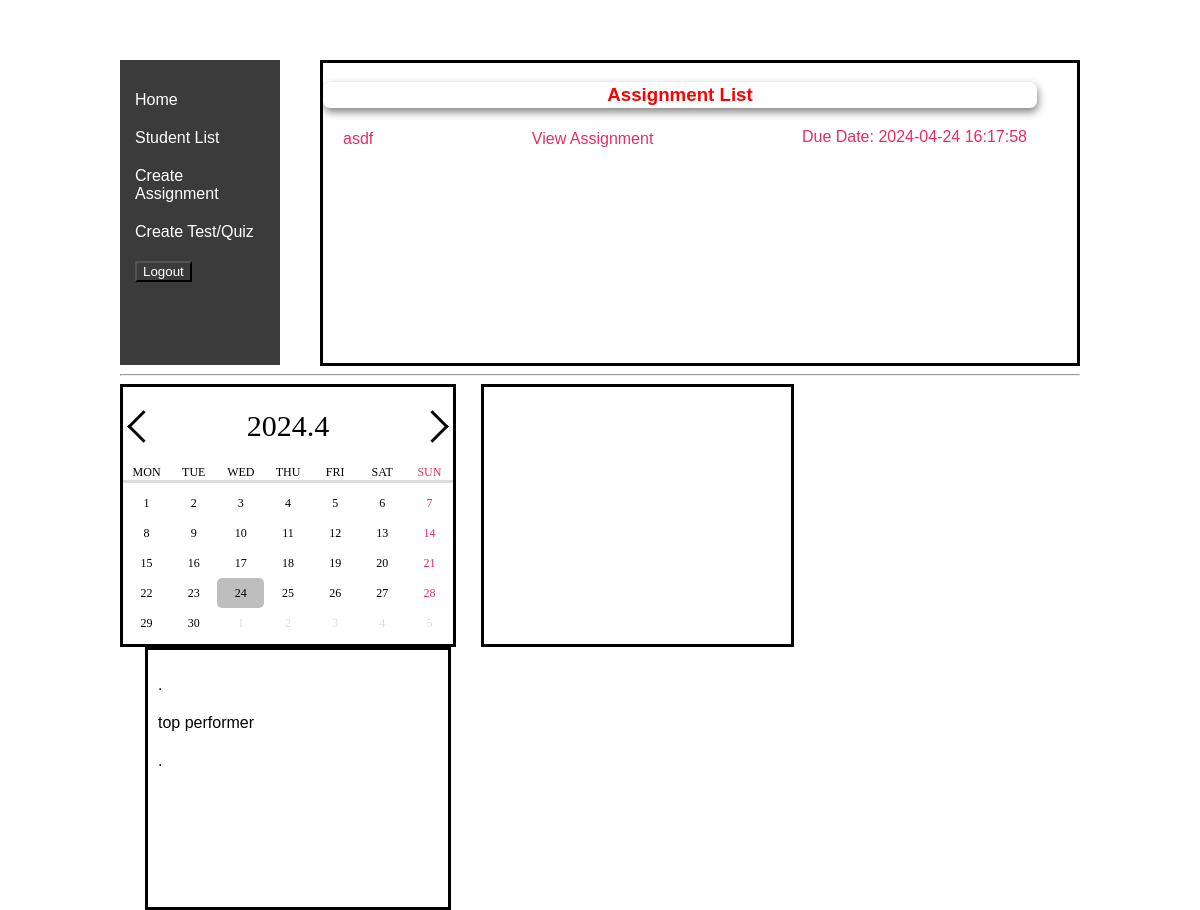
The app's page /teacher_page.php (signed in), older data.
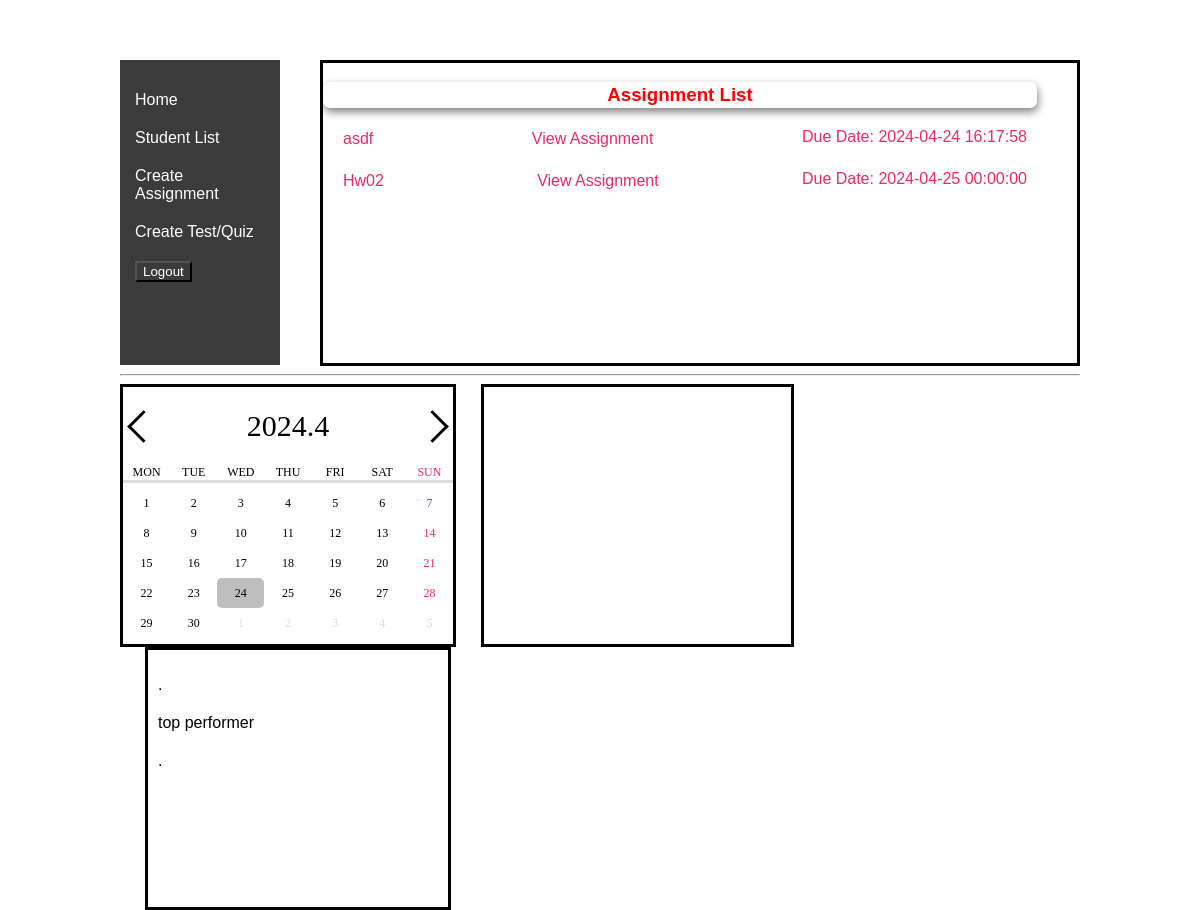
The same page, newer data.
### tables this page shows
CREATE TABLE `teacher_assignments` (
  `id` int(11) NOT NULL,
  `title` varchar(255) NOT NULL,
  `description` text NOT NULL,
  `file_path` varchar(255) NOT NULL,
  `max_score` int(11) NOT NULL DEFAULT 25,
  `due_date` datetime NOT NULL DEFAULT current_timestamp()
);

### teacher_page.php (the view, shortened to what this page needs)
<?php
$servername = "localhost";
$username = "admin";
$password = "admin";
$dbname = "educationsystem";
$conn = new mysqli($servername, $username, $password, $dbname);
$sql_assignments = "SELECT  id, title, file_path, due_date FROM teacher_assignments";
$result_assignments = $conn->query($sql_assignments);
?>
<!DOCTYPE html>
<html lang="en">
<head>
    <link rel="stylesheet" type="text/css" href="test4.css">
</head>
<body>
    <nav id="menu_area">
        <ul>
            <li><a href="teacher_page.php">Home</a></li>
            <li><a href="studentlist.php">Student List</a></li>
            <li><a href="upload_assignment.php?user_type=teacher">Create Assignment</a></li>
            <li><a href="exam.html">Create Test/Quiz</a></li>
            <li><a href="logout.php"><button>Logout</button></a></li>
        </ul>
    </nav>
    <div id="content_area">
    <div id="list">
            <h3 id="listHeader">Assignment List</h3>
            <?php
            if ($result_assignments->num_rows > 0) {
                while ($row_assignment = $result_assignments->fetch_assoc()) {
                    echo "<p><a href='assignment_submissions.php?assignment_id=" . $row_assignment['id'] . "'>" . $row_assignment['title'] . "</a>";
                    echo "<a href='" . $row_assignment['file_path'] . "' target='_blank'>View Assignment</a>";
                    echo "Due Date: " . $row_assignment['due_date']. " </p>";
                }
            } else {
                echo "<p>No assignments found</p>";
            }
            ?>
        </div>
        <hr>
        <div id="horizontal_section">
        <div class="col1" id="calendar">
                <div class="sec_cal">
                    <div class="cal_nav">
                        <a href="javascript:;" class="nav-btn go-prev">prev</a>
                        <div class="year-month"></div>
                        <a href="javascript:;" class="nav-btn go-next">next</a>
                    </div>
                    <div class="cal_wrap">
                        <div class="days">
                            <div class="day">MON</div>
                            <div class="day">TUE</div>
                            <div class="day">WED</div>
                            <div class="day">THU</div>
                            <div class="day">FRI</div>
                            <div class="day">SAT</div>
                            <div class="day">SUN</div>
                        </div>
                        <div class="dates"></div>
                    </div>
                </div>
            </div>
            <div class="col2" id="none">
                <ul>
                    <li></li>
                    <li></li>
                    <li></li>
                </ul>
            </div>
            <div class="col3" id="top_performer">
                <ul>
                    <li>.</li>
                    <li>top performer</li>
                    <li>.</li>
                </ul>
            </div>
        </div>
</div>
</body>
</html>

Row changes from the older to the newer data that the page shows:
added teacher_assignments: title "Hw02", due_date "2024-04-25 00:00:00"
